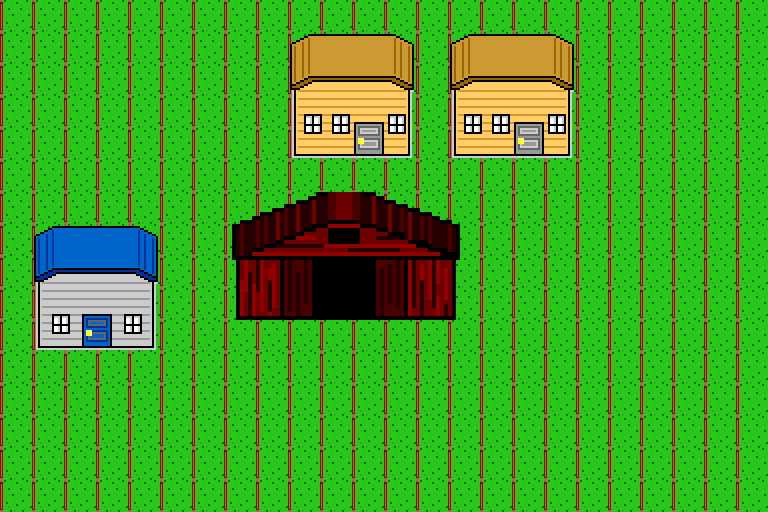

This is a level from a 2D game, rendered from its Tiled map with the project's own tilesets. A one-line summary and the map file follow, with tile-layer data summarised:
An orthogonal 24x16 tile map with 32x32 px tiles, 3 tile layers (Tile Layer 1, Tile Layer 2, Buildings), 4 tilesets.

<map version="1.0" orientation="orthogonal" width="24" height="16" tilewidth="32" tileheight="32">
 <tileset firstgid="1" name="dirt_grass_fence_sheet_zoom2" tilewidth="32" tileheight="32">
  <image source="Hub 1/Tileset/dirt_grass_fence_sheet_zoom2.png" width="256" height="192" />
 </tileset>
 <tileset firstgid="49" name="barn_1" tilewidth="32" tileheight="32">
  <image source="Hub 1/Images/barn_1.png" width="256" height="256" />
 </tileset>
 <tileset firstgid="113" name="house_1" tilewidth="32" tileheight="32">
  <image source="Hub 1/Images/house_1.png" width="128" height="128" />
 </tileset>
 <tileset firstgid="129" name="house_2" tilewidth="32" tileheight="32">
  <image source="Hub 1/Images/house_2.png" width="128" height="128" />
 </tileset>
 <layer name="Tile Layer 1" width="24" height="16">
  <data>[384 cells, 384 non-empty, 28 distinct tile ids]</data>
 </layer>
 <layer name="Tile Layer 2" width="24" height="16">
  <data>[384 cells, 384 non-empty, 1 distinct tile ids]</data>
 </layer>
 <layer name="Buildings" width="24" height="16">
  <data>[384 cells, 80 non-empty, 64 distinct tile ids]</data>
 </layer>
</map>
